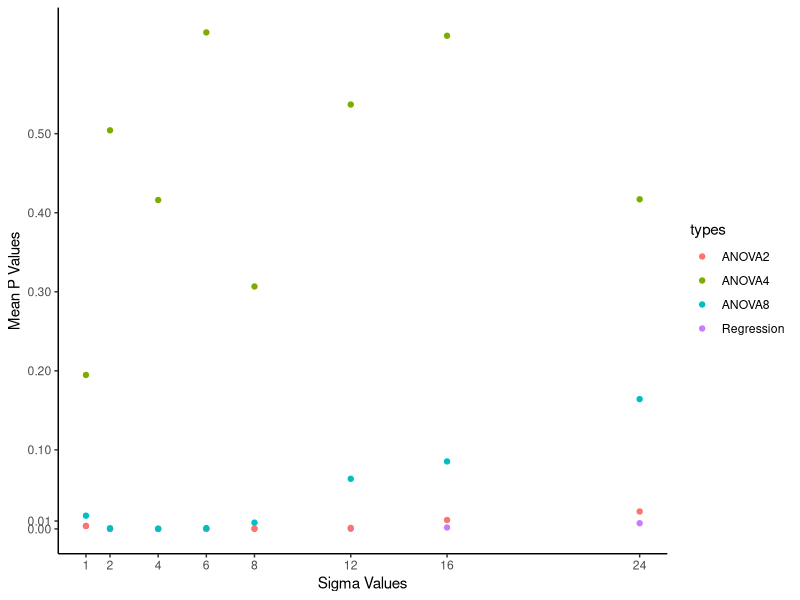

Write R code to recreate this figure.
######################################
#######PART 2 OF STATS PROJECT########
######################################

###THE MONTE CARLO POWER ANALYSIS###


#remove global environment
rm(list=ls()) 
#set working directory using the setwd() function for your computer 


######create the models for regression, 2 Level ANOVA, 4 Level ANOVA, and 8 Level ANOVA #####

#create the null model 
NullMod = function(p,x,y) {
  #assign intercept parameter
  B0 = p[1]
  sigma = exp(p[2])
  
  #expected equation is just the intercept
  expected = B0
  
  nll = -sum(dnorm(x=y, mean = expected, sd = sigma, log = TRUE))
  return(nll)
}

#create the regression model 
RegMod = function(p,x,y) {
  #assign parameters
  B0 = p[1]
  B1 = p[2]
  sigma = exp(p[3])
  
  #linear equation
  expected = B0 + B1*x
  
  nll = -sum(dnorm(x=y, mean = expected, sd = sigma, log = TRUE))
  return (nll)
}

#create the 2 Level ANOVA Model 

#create matrix for the 2 Level ANOVA Model x values  
matrix2 = matrix(0,24,1)
matrix2[13:24,1] = 1

#the 2 Level ANOVA model function
ANOVAx2Mod = function(p,x,y) {
  #assign parameters
  B0 = p[1]
  B1 = p[2]
  sigma = exp(p[3])
  #unpack matrix 
  x1=matrix2[,1]
  #linear equation
  expected = B0 + B1*x1
  
  nll = -sum(dnorm(x=y, mean = expected, sd = sigma, log = TRUE))
  return (nll)
}

#create the 4 Level ANOVA model 

#create 4 level anova matrix for x values 
matrix4 = matrix(0,24,3)
matrix4[7:12,1] = 1
matrix4[13:18,2] = 1
matrix4[19:24,3] = 1

ANOVAx4Mod = function(p,x,y) {
  #assign parameters
  B0 = p[1]
  B1 = p[2]
  B2 = p[3]
  B3 = p[4]
  sigma = exp(p[5])
  
  #unpack the matrix
  x1 = matrix4[,1]
  x2 = matrix4[,2]
  x3 = matrix4[,3]
  
  #create expected equation
  expected = B0 + B1*x1 + B2*x2 + B3*x3
  
  nll = -sum(dnorm(x=y, mean = expected, sd = sigma, log = TRUE))
  return(nll)
}

#create the 8 Level ANOVA model

#create the matrix for the x values 
matrix8 = matrix(0,24,7)
matrix8[4:6,1] = 1
matrix8[7:9,2] = 1
matrix8[10:12,3] = 1
matrix8[13:15,4] = 1
matrix8[16:18,5] = 1
matrix8[19:21,6] = 1
matrix8[22:24,7] = 1

#the 8 Level ANOVA model 
ANOVAx8Mod = function(p,x,y) {
  #assign parameters
  B0 = p[1]
  B1 = p[2]
  B2 = p[3]
  B3 = p[4]
  B4 = p[5]
  B5 = p[6]
  B6 = p[7]
  B7 = p[8]
  sigma = exp(p[9])
  
  #unpack the matrix
  x1 = matrix8[,1]
  x2 = matrix8[,2]
  x3 = matrix8[,3]
  x4 = matrix8[,4]
  x5 = matrix8[,5]
  x6 = matrix8[,6]
  x7 = matrix8[,7]
  
  #create expected equation
  expected = B0 + B1*x1 + B2*x2 + B3*x3 + B4*x4 + B5*x5 + B6*x6 + B7*x7
  
  nll = -sum(dnorm(x=y, mean = expected, sd = sigma, log = TRUE))
  return(nll)
}


######data simulation and for loops######
#data simulation
x = runif(24, min = 0, max = 50) #assigns 24 random values 0 to 50 along a uniform distribution to x

pval.reg = c() #create empty vector to later hold the p values of the regression 
pval.2A = c() #create another empty vector to later hold the p values of the 2 Level ANOVA
pval.4A = c()  #create another empty vector to later hold the p values of the 4 Level ANOVA
pval.8A =c() #create another empty vector to later hold the p values of the 8 Level ANOVA

y = list() #assign an empty list to y

sigmas = c(1,2,4,6,8,12,16,24) #assigns sigma values to evaluate in the for loop 

#nested for loop 
for (j in 1:length(sigmas)) {
  for (i in 1:10) {
    error = rnorm(24,0,j) #creates error for a normal distribution with our data 
    y[[i]]= 10 + .4*x + error #linear equation of relationship between x and y 
   
    x = sort(x)
 
    #guesses and fits for each model
    initialGuess.null = c(1,1) #initial guess for the null model
    fit.simple = optim(par = initialGuess.null, fn = NullMod, x = x ,y = y[[i]]) #optim fit for null model
    
    initialGuess.reg = c(1,1,1) #initial guess for 3 parameters for the regression
    fit.complex.reg = optim(par = initialGuess.reg, fn = RegMod,x=x, y=y[[i]]) #optim fit for regression model
    
    initialGuess.A2 = c(1,1,1) #initial guess  for 2 Level ANOVA
    fit.complex.A2 = optim(par = initialGuess.A2, fn = ANOVAx2Mod,x=x, y=y[[i]]) #optim fit for 2 Level ANOVA model
    
    initialGuess.A4 = c(1,1,1,1,1) #initial guess for 4 Level ANOVA
    fit.complex.A4 = optim(par = initialGuess.A4, fn = ANOVAx4Mod, x=x, y=y[[i]]) #optim fit for 4 Level ANOVA model
    
    initialGuess.A8 = c(5,5,5,5,5,5,5,5,1) #initial guess for 8 Level ANOVA
    fit.complex.A8 = optim(par = initialGuess.A8, fn = ANOVAx8Mod, x=x, y=y[[i]], control = list(maxit=1e5)) #optim fit for 8 Level ANOVA
    
    #test statistics and degrees of freedom for each model
    teststat.reg = 2*(fit.simple$value - fit.complex.reg$value) #for regression model, compute test statistic for chi-squared test
    df.reg = length(fit.complex.reg$par) - length(fit.simple$par) #for regression model, compute degrees of freedom for chi-squared test
    
    teststat.A2 = 2*(fit.simple$value - fit.complex.A2$value) #for 2L ANOVA, compute test statistic for chi-squared test
    df.A2 = length(fit.complex.A2$par) - length(fit.simple$par) #for 2L ANOVA, compute degrees of freedom for chi-squared test
    
    teststat.A4 = 2*(fit.simple$value - fit.complex.A4$value) #for 4L ANOVA, compute test statistic for chi-squared test
    df.A4 = length(fit.complex.A4$par) - length(fit.simple$par) #for 4L ANOVA, compute degrees of freedom for chi-squared test
    
    teststat.A8 = 2*(fit.simple$value - fit.complex.A8$value) #for 8L ANOVA, compute test statistic for chi-squared test
    df.A8 = length(fit.complex.A8$par) - length(fit.simple$par) #for 8L ANOVA, compute degrees of freedom for chi-squared test
    
    #bind the test statistics and degrees of freedom for each model into their respective empty vectors 
    pval.reg = rbind(pval.reg, pchisq(teststat.reg,df.reg, lower=F)) #for regression, bind the empty pval.reg vector and the chisquare results
    pval.2A = rbind(pval.2A, pchisq(teststat.A2,df.A2, lower=F)) #for 2Level ANOVA, bind the empty pval.2A vector and the chisquare results
    pval.4A = rbind(pval.4A, pchisq(teststat.A4,df.A4, lower=F)) #for 4Level ANOVA, bind the empty pval.4A vector and the chisquare results
    pval.8A = rbind(pval.8A, pchisq(teststat.A8,df.A8, lower=F)) #for 8Level ANOVA, bind the empty pval.8A vector and the chisquare results
  }
  y = list()
}

####group the sigmas for calculating their means
#for regressions
sig_1_mean.reg = mean(pval.reg[1:10]) #mean of the first grouping of 10 pvalues
sig_2_mean.reg = mean(pval.reg[11:20]) #mean of the second grouping of 10 pvalues
sig_4_mean.reg = mean(pval.reg[21:30]) #mean of the third grouping of 10 pvalues
sig_6_mean.reg = mean(pval.reg[31:40]) #mean of the fourth grouping of 10 pvalues
sig_8_mean.reg = mean(pval.reg[41:50]) #mean of the fifth grouping of 10 pvalues
sig_12_mean.reg = mean(pval.reg[51:60]) #mean of the sixth grouping of 10 pvalues
sig_16_mean.reg = mean(pval.reg[61:70]) #mean of the seventh grouping of 10 pvalues
sig_24_mean.reg = mean(pval.reg[71:80]) #mean of the eighth grouping of 10 pvalues
#create a vector with all the regression sigma means
Regression = c(sig_1_mean.reg,sig_2_mean.reg,sig_4_mean.reg,sig_6_mean.reg,sig_8_mean.reg,sig_12_mean.reg,sig_16_mean.reg,sig_24_mean.reg)

##repeat for each of the ANOVAs
#for 2 Level ANOVAs
sig_1_mean.2A = mean(pval.2A[1:10])
sig_2_mean.2A = mean(pval.2A[11:20])
sig_4_mean.2A = mean(pval.2A[21:30])
sig_6_mean.2A = mean(pval.2A[31:40])
sig_8_mean.2A = mean(pval.2A[41:50])
sig_12_mean.2A = mean(pval.2A[51:60])
sig_16_mean.2A = mean(pval.2A[61:70])
sig_24_mean.2A = mean(pval.2A[71:80])
#create a vector with all the sigma means for the 2 Level ANOVA
ANOVA2 = rbind(sig_1_mean.2A,sig_2_mean.2A,sig_4_mean.2A,sig_6_mean.2A,sig_8_mean.2A,sig_12_mean.2A,sig_16_mean.2A,sig_24_mean.2A)

#for 4 Level ANOVAs
sig_1_mean.4A = mean(pval.4A[1:10])
sig_2_mean.4A = mean(pval.4A[11:20])
sig_4_mean.4A = mean(pval.4A[21:30])
sig_6_mean.4A = mean(pval.4A[31:40])
sig_8_mean.4A = mean(pval.4A[41:50])
sig_12_mean.4A = mean(pval.4A[51:60])
sig_16_mean.4A = mean(pval.4A[61:70])
sig_24_mean.4A = mean(pval.4A[71:80])
#create a vector with all the sigma means for the 4 Level ANOVA
ANOVA4 = rbind(sig_1_mean.4A,sig_2_mean.4A,sig_4_mean.4A,sig_6_mean.4A,sig_8_mean.4A,sig_12_mean.4A,sig_16_mean.4A,sig_24_mean.4A)

#for 8 Level ANOVAs
sig_1_mean.8A = mean(pval.8A[1:10])
sig_2_mean.8A = mean(pval.8A[11:20])
sig_4_mean.8A = mean(pval.8A[21:30])
sig_6_mean.8A = mean(pval.8A[31:40])
sig_8_mean.8A = mean(pval.8A[41:50])
sig_12_mean.8A = mean(pval.8A[51:60])
sig_16_mean.8A = mean(pval.8A[61:70])
sig_24_mean.8A = mean(pval.8A[71:80])
#create a vector with all the sigma means for the 8 Level ANOVA
ANOVA8 = rbind(sig_1_mean.8A,sig_2_mean.8A,sig_4_mean.8A,sig_6_mean.8A,sig_8_mean.8A,sig_12_mean.8A,sig_16_mean.8A,sig_24_mean.8A)


#create a data frame of all of the sigma mean p values for each 
types = c(rep("Regression",8),rep("ANOVA2",8),rep("ANOVA4",8),rep("ANOVA8",8)) #a vector that repeats each model type 8 times 
pvalues = as.data.frame(types) #create a dataframe with these names 
pvalues$PValues = c(Regression,ANOVA2,ANOVA4,ANOVA8) #add a column to match the p values 
pvalues$Sigmas = rep(c(1,2,4,6,8,12,16,24),4) #then add a column for the sigma values


#to visualize and compare the mean pvalues for each sigma tested, colored scatter plot 
library(ggplot2)
yscale = c(0,0.01,0.1,0.2,0.3,0.4,0.5) #create a vector for the v axis values 
pvalues.plot=ggplot(data = pvalues,aes(x=Sigmas,y=PValues)) #create base plot of Sigmas on x axis and PValues on the y axis
#for the final plot, color the points by the grouping of Regression/ANOVA Type, change the x and y axis labels, and determine the scale of the x and y axis 
final.plot = pvalues.plot+geom_point(aes(color=types))+theme_classic()+xlab("Sigma Values")+ylab("Mean P Values") + scale_x_continuous(breaks = sigmas) + scale_y_continuous(breaks=yscale)
final.plot #the final plot for part 2


 